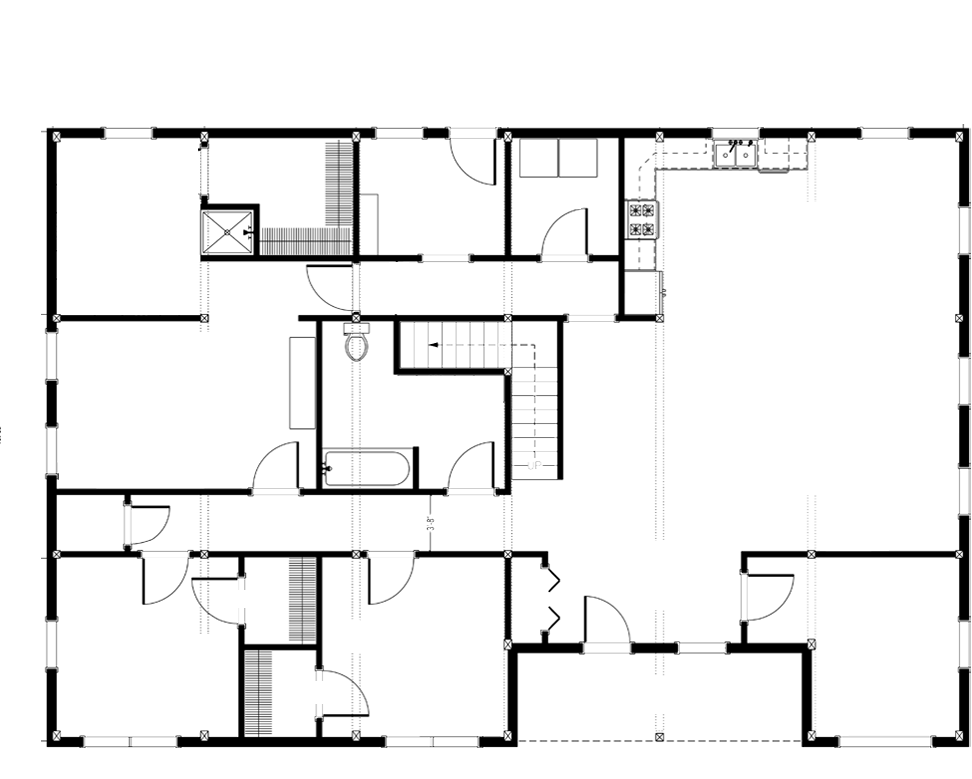
#> input picture floor2.png, 972 x 779 px
$ python test4.py
#> lines starting #> are read from the running program, lines starting #| are printed output that depends on the picture; after the words box and inside, x2 and y2 are one past the last pixel; in counts of white or black regions, pixels touching at a corner belong together
from PIL import Image, ImageEnhance
import matplotlib.pyplot as plt
import numpy as np
import cv2

# Read the image
image_path = "floor2.png"
image = Image.open(image_path)
#> image is the input picture: PIL image 972x779 RGBA; mean R, G, B, A 236.9, 236.9, 236.9, 255

# Enhance image sharpness
enhancer = ImageEnhance.Sharpness(image)
sharpened_image = enhancer.enhance(2.0)  # Increase sharpness by a factor of 2

# Convert the image to grayscale
grayscale_image = sharpened_image.convert("L")

# Convert the grayscale image to a numpy array
image_array = np.array(grayscale_image)

# Apply thresholding to create a binary image
_, binary_image = cv2.threshold(image_array, 128, 255, cv2.THRESH_BINARY)
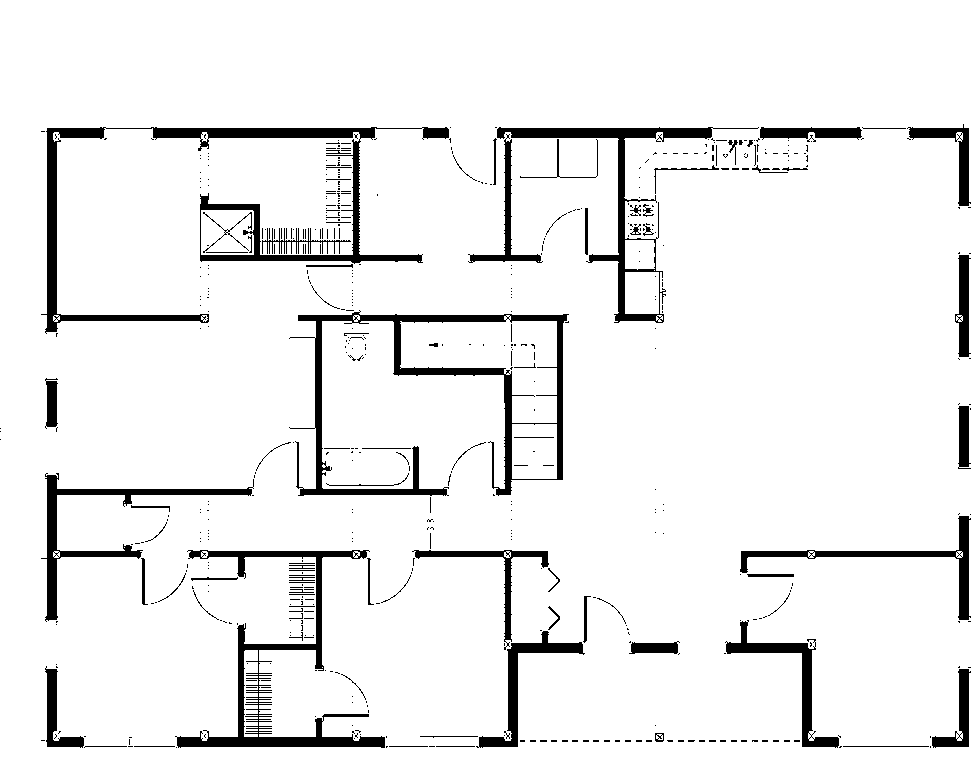
#> binary_image: shape (779, 972); 93.1% white; 560 black regions (472 under 20 px)

# Find contours in the binary image
contours, _ = cv2.findContours(binary_image, cv2.RETR_EXTERNAL, cv2.CHAIN_APPROX_SIMPLE)
#> contours = 1 contour; box (x1, y1, x2, y2) and area: (0, 0, 972, 779) 755435

# Filter contours based on area and solidity
filtered_contours = []
for contour in contours:
    area = cv2.contourArea(contour)
    if area > 100:  # Filter out small contours based on area threshold
        hull = cv2.convexHull(contour)
        hull_area = cv2.contourArea(hull)
        solidity = float(area) / hull_area
        if solidity > 0.8:  # Filter out contours with low solidity (likely hollow polygons)
            filtered_contours.append(contour)
#> this loop made 1 pass
#> (area, hull, hull_area, solidity) on pass 1: (755435, [[971, 0], [971, 778], [0, 778], [0, 0]], 755438, 1)
#> after the loop, filtered_contours has the same summary as contours

# Convert the filtered contours to polygons
polygons = []
for contour in filtered_contours:
    contour = contour.squeeze()
    polygon = [(x, y) for x, y in contour]
    polygons.append(polygon)
#> this loop made 1 pass
#> after the loop, polygons = [[(0, 0), (0, 427), (1, 428), (0, 429), (0, 430), (1, 431), (0, 432), (0, 438), (1, 439), (0, 440), (0, 778), (971, 778), (971, 0)]]

# Remove noise with a maximum size of 2 pixels
kernel = cv2.getStructuringElement(cv2.MORPH_RECT, (3, 3))
filtered_image = cv2.morphologyEx(binary_image, cv2.MORPH_OPEN, kernel)
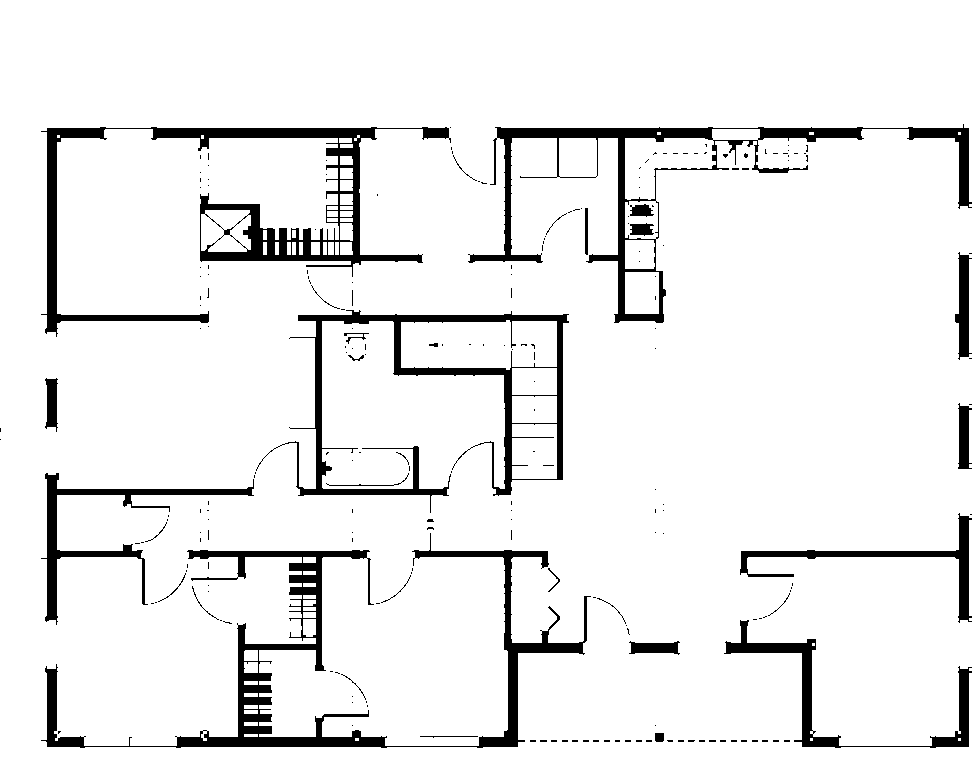
#> filtered_image: shape (779, 972); 92.5% white; 221 black regions (189 under 20 px)

# Find contours in the filtered image
contours, _ = cv2.findContours(filtered_image, cv2.RETR_EXTERNAL, cv2.CHAIN_APPROX_SIMPLE)
#> contours = 16 contours, 10 with area under 20; largest, box (x1, y1, x2, y2) and area: (0, 0, 972, 779) 733296, (625, 272, 659, 314) 1353, (625, 240, 655, 269) 796, (969, 520, 972, 616) 190, (969, 259, 972, 353) 186, (969, 410, 972, 463) 104

# Update the filtered polygons with noise removed
filtered_polygons = []
for contour in contours:
    contour = contour.squeeze()
    polygon = [(x, y) for x, y in contour]
    filtered_polygons.append(polygon)
#> this loop made 16 passes
#> polygon on passes 1, 2, 3, 4, 5, 6, 7, 8, 9, 10, 12, 13: [(958, 738), (958, 740), (960, 740), (960, 738)], [(810, 738), (810, 740), (812, 740), (812, 738)], [(969, 668), (969, 670), (971, 670), (971, 668)], [(812, 643), (812, 645), (814, 645), (814, 643)], [(969, 618), (969, 620), (971, 620), (971, 618)], [(969, 520), (969, 615), (971, 615), (971, 520)], [(969, 464), (969, 467), (971, 467), (971, 464)], [(969, 410), (969, 462), (971, 462), (971, 410)], [(625, 272), (625, 313), (658, 313), (658, 272)], [(969, 259), (969, 352), (971, 352), (971, 259)], [(969, 204), (969, 206), (971, 206), (971, 204)], [(958, 132), (958, 134), (960, 134), (960, 132)]
#> after the loop, filtered_polygons = 16 items

# Display the original image with the filtered polygons
fig, axs = plt.subplots(1, 2, figsize=(10, 5))
axs[0].imshow(image)
axs[0].set_title("Original Image")
for polygon in polygons:
    axs[0].plot(*zip(*polygon), color='red', linewidth=2)

# Display the filtered image with noise removed
axs[1].imshow(filtered_image, cmap='gray')
axs[1].set_title("Filtered Image")

# Plot the filtered polygons
for polygon in filtered_polygons:
    axs[1].plot(*zip(*polygon), color='red', linewidth=2)

plt.show()
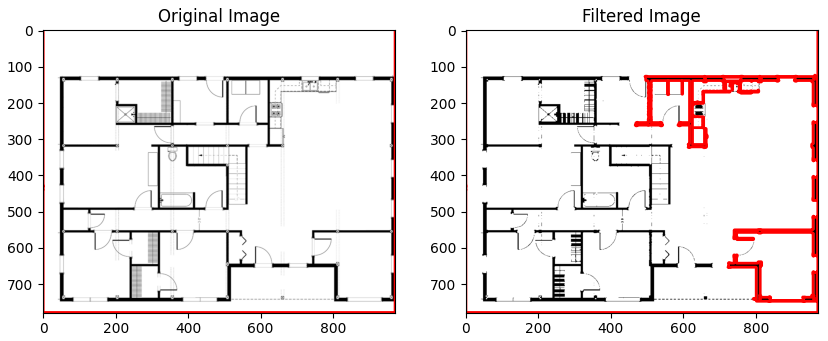
#> figure drawn by matplotlib, 2 panels

$ run again, with ROI.png copied over floor2.png
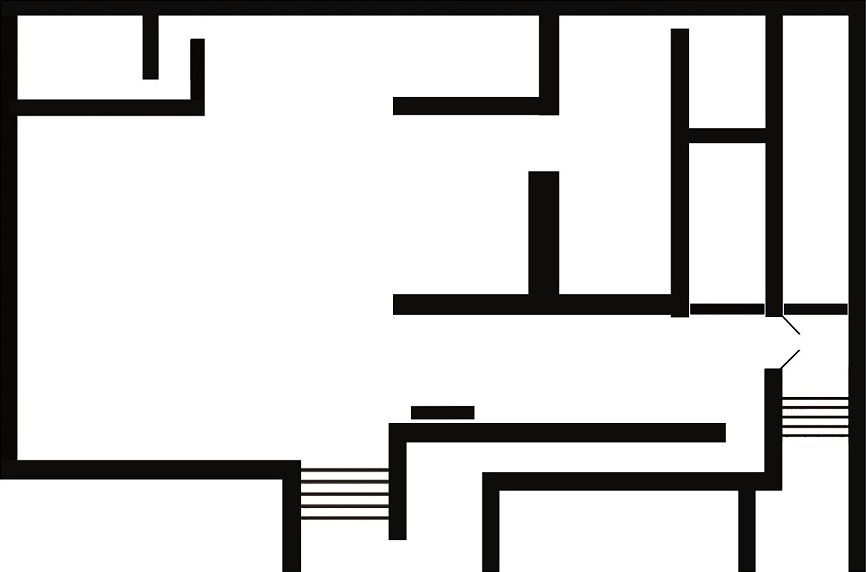
#> input picture ROI.png, 866 x 572 px
#> image is the input picture: PIL image 866x572 RGB; mean R, G, B 209.5, 209.2, 208.8
#> `_, binary_image = cv2.threshold(image_array, 128, 255, cv2.THRESH_BINA..`:
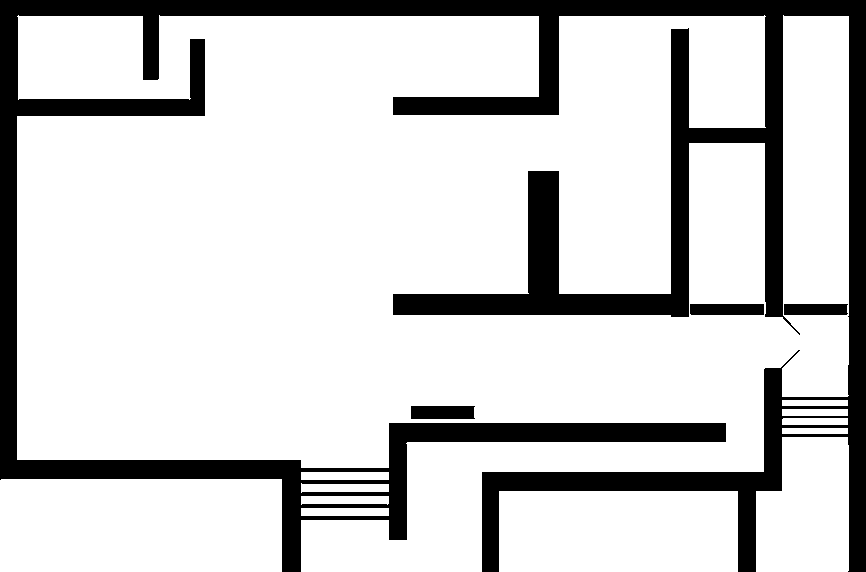
#> binary_image: shape (572, 866); 81.2% white; 4 black regions
#> `contours, _ = cv2.findContours(binary_image, cv2.RETR_EXTERNAL, cv2.CH..`: contours = 12 contours; largest, box (x1, y1, x2, y2) and area: (17, 15, 849, 572) 339598, (0, 479, 282, 572) 25852, (499, 491, 738, 572) 19040, (756, 437, 849, 572) 10916, (301, 496, 389, 505) 610
#> the loop `for contour in contours:` made 12 passes
#> (contour, area, hull, hull_area, solidity) on passes 1, 3, 6: ([[301, 508], [301, 515], [388, 515], [388, 508]], 609, [[388, 508], [388, 515], [301, 515], [301, 508]], 609, 1), ([[499, 491], [499, 571], [737, 571], [737, 491]], 19040, [[737, 491], [737, 571], [499, 571], [499, 491]], 19040, 1), ([[301, 472], [301, 479], [388, 479], [388, 472]], 609, [[388, 472], [388, 479], [301, 479], [301, 472]], 609, 1)
#> after the loop `for contour in contours:`: filtered_contours has the same summary as contours
#> the loop `for contour in filtered_contours:` made 12 passes
#> polygon on passes 1, 3, 5, 6, 8, 9, 10: [(301, 508), (301, 515), (388, 515), (388, 508)], [(499, 491), (499, 571), (737, 571), (737, 491)], [(1, 479), (0, 480), (0, 571), (281, 571), (281, 479)], [(301, 472), (301, 479), (388, 479), (388, 472)], [(782, 428), (782, 433), (847, 433), (847, 428)], [(783, 418), (782, 419), (782, 424), (847, 424), (847, 418)], [(782, 409), (782, 415), (847, 415), (847, 409)]
#> after the loop `for contour in filtered_contours:`: polygons = 12 items
#> filtered_image: shape (572, 866); 81.2% white; 2 black regions
#> `contours, _ = cv2.findContours(filtered_image, cv2.RETR_EXTERNAL, cv2...`: contours = 14 contours; largest, box (x1, y1, x2, y2) and area: (17, 16, 849, 572) 307240, (0, 479, 282, 572) 25852, (499, 491, 738, 572) 19040, (783, 16, 849, 304) 18655, (689, 143, 765, 304) 12000
#> the loop `for contour in contours:` made 14 passes
#> after the loop `for contour in contours:`: filtered_polygons = 14 items
#> the loop `for polygon in polygons:` made 12 passes
#> the loop `for polygon in filtered_polygons:` made 14 passes
#> `plt.show()`:
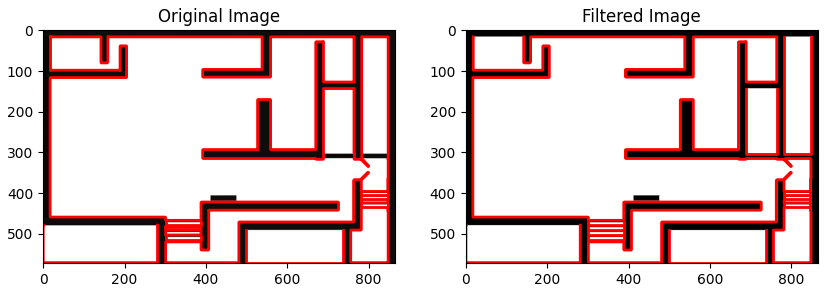
#> figure drawn by matplotlib, 2 panels
